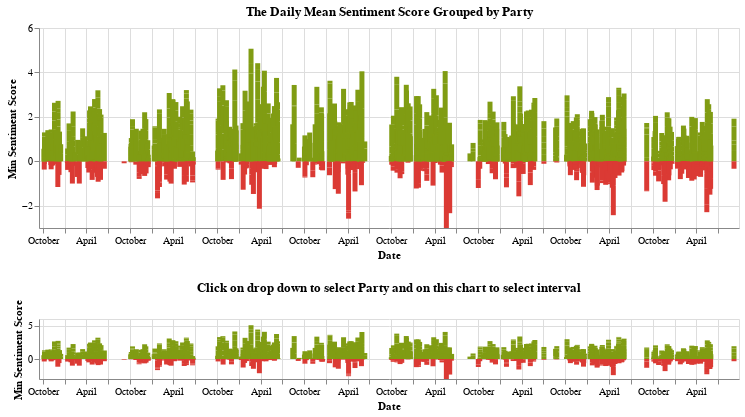

Source (notebook cell):
### Markdown cell above
## Visualise the mean Sentiment Scores over time - by day

### Code cell
# Group data by 'Party' and 'Date', then calculate the **mean** sentiment score
grouped_data = subset_sentiment_score.groupby(['Party', 'Date'])['Sentiment_Scores'].mean().reset_index()

# Create a dropdown selection using .binding_select() and .selection_single()
dropdown = alt.binding_select(options=subset_sentiment_score['Party'].unique(), name='Party')
selection = alt.selection_single(fields=['Party'], bind=dropdown)

# Create brush for interactivity using .selection_interval()
brush = alt.selection_interval(encodings=['x'])


# Conditional color encoding
color_condition = alt.condition(
    alt.datum.Sentiment_Scores > 0, 
    alt.value('#809c13'),  # Positive values colored green
    alt.value('#db3a34')     # Negative values colored red
)


# Base chart with dynamic filter based on dropdown and aggregated data
base = alt.Chart(grouped_data).mark_bar().encode(
    x = 'Date:T',
    y = alt.Y('Sentiment_Scores:Q', title='Min Sentiment Score'),
    color= color_condition
).transform_filter(
    selection
).properties(
    width = 700,
    height = 200,
    title = 'The Daily Mean Sentiment Score Grouped by Party' 
)

# Upper chart uses the brush for interactivity
upper = base.encode(alt.X('Date:T', scale=alt.Scale(domain=brush)))

# Lower chart allows brushing
lower = base.properties(height=60, title='Click on drop down to select Party and on this chart to select interval').add_params(brush)

# Combine the charts
combined_chart = alt.vconcat(upper, lower).add_params(selection)

combined_chart

### Figure 1 — Vega-Lite specification as saved in the notebook (floating-point values rounded to 4 significant figures; data arrays with more than 128 entries replaced by an {"elided": "..."} marker saying what was removed)
{"config": {"view": {"continuousWidth": 300, "continuousHeight": 300}}, "vconcat": [{"mark": {"type": "bar"}, "encoding": {"color": {"condition": {"test": "(datum.Sentiment_Scores > 0)", "value": "#809c13"}, "value": "#db3a34"}, "x": {"field": "Date", "scale": {"domain": {"param": "param_13"}}, "type": "temporal"}, "y": {"field": "Sentiment_Scores", "title": "Min Sentiment Score", "type": "quantitative"}}, "height": 200, "name": "view_7", "title": "The Daily Mean Sentiment Score Grouped by Party", "transform": [{"filter": {"param": "param_12"}}], "width": 700}, {"mark": {"type": "bar"}, "encoding": {"color": {"condition": {"test": "(datum.Sentiment_Scores > 0)", "value": "#809c13"}, "value": "#db3a34"}, "x": {"field": "Date", "type": "temporal"}, "y": {"field": "Sentiment_Scores", "title": "Min Sentiment Score", "type": "quantitative"}}, "height": 60, "name": "view_6", "title": "Click on drop down to select Party and on this chart to select interval", "transform": [{"filter": {"param": "param_12"}}], "width": 700}], "data": {"name": "data-9585de42ae7a3b0c2390f1bf22ee323c"}, "params": [{"name": "param_13", "select": {"type": "interval", "encodings": ["x"]}, "views": ["view_6"]}, {"name": "param_12", "select": {"type": "point", "fields": ["Party"]}, "bind": {"input": "select", "options": ["SF", "EL", "DF", "V", "RV", "S", "LA", "KF"], "name": "Party"}, "views": ["view_7", "view_6"]}], "$schema": "https://vega.github.io/schema/vega-lite/v5.14.1.json", "datasets": {"data-9585de42ae7a3b0c2390f1bf22ee323c": {"elided": "2245 records"}}}
